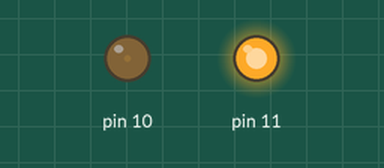
Simulated run of this sketch. Board: Arduino Uno, built with avr-gcc and run on an emulated ATmega328P. Parts: output pins drawn as LEDs (lit = HIGH).

Above: at 0.05 s.
At 0.65 s:
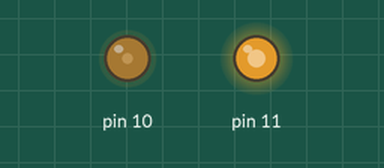
At 1.3 s:
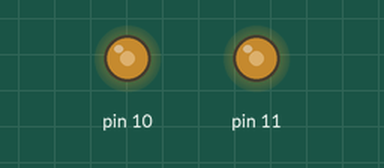
At 2.55 s:
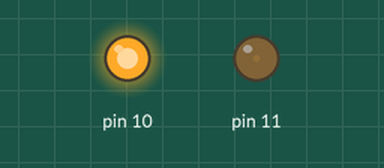
Timing chart, 0 to 5.9 s (numbered marks = the images above):
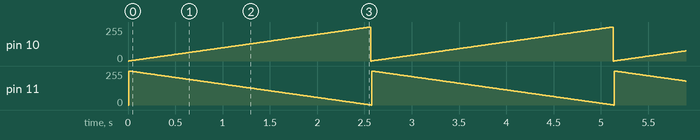

The sketch:

lab3_Fading.ino
```cpp
// 202037071 정지우

void setup() {
  // put your setup code here, to run once:
  pinMode(10, OUTPUT);
  pinMode(11, OUTPUT);
}

void loop() {
  // put your main code here, to run repeatedly:
  for(int i=0; i<256; i++){
    analogWrite(10, i);
    analogWrite(11, 256 - i);
    delay(10);
  }
}
```

Measured:
- by itself, pin 10: ramps from 0/255 to 255/255 and jumps back, once every 2.6 s
- by itself, pin 11: ramps from 255/255 to 0/255 and jumps back, once every 2.6 s
